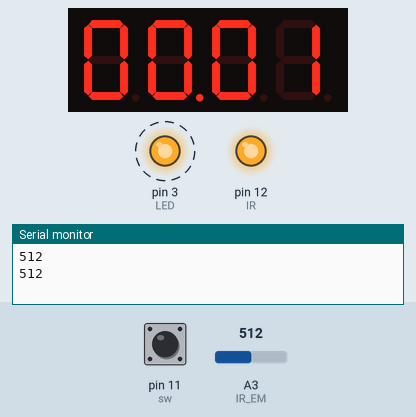
Bench run of a sketch on a simulated Arduino Uno, built with avr-gcc and run on an emulated ATmega328P. Parts: 4-digit seven-segment display, output pins drawn as LEDs (lit = HIGH), the last lines printed to the serial monitor. Wiring (inferred from the names in the program): 4-digit 7-segment display, segments lit when HIGH: segments A0, A1, A2, pin 2, pin 4, pin 7, pin 8, pin 13; digit selects pin 5, pin 6, pin 9, pin 10. Dashed ring = blinking. Inputs (shaded band) come from the test bench; at power-on: A3 (IR_EM) = 512, pin 11 (sw) HIGH. The segment pins are drawn as the display they are named for; pins used as bus, display or sensor lines are not drawn.

Above: at 1.45 s.
1.7 s: A3 (IR_EM) set to 989
3.2 s: A3 (IR_EM) set to 1018
At 4.5 s:
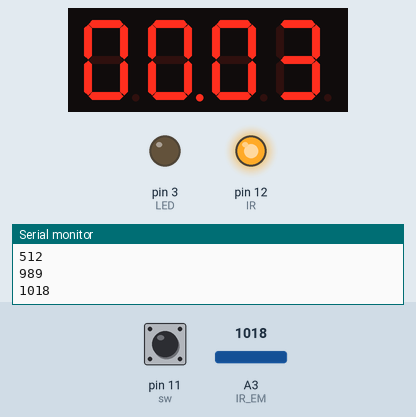
5.3 s: pin 11 (sw) pulled LOW for 0.85 s
At 6.1 s:
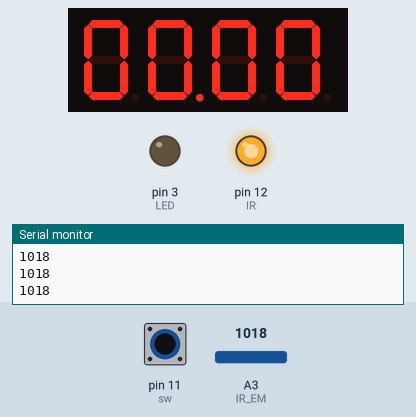
7.6 s: A3 (IR_EM) set to 995
At 8.6 s:
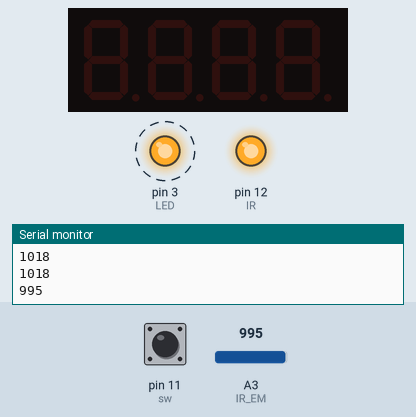
12.4 s: A3 (IR_EM) set to 1015
At 13.7 s:
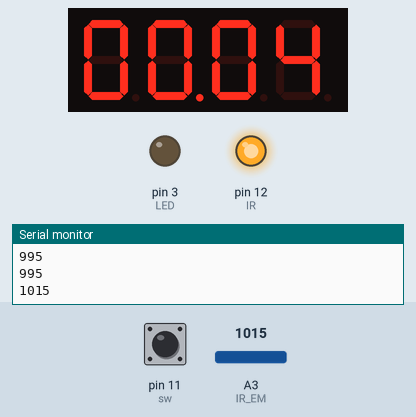
Timing chart, 0 to 15.4 s (numbered marks = the images above; inputs shaded):
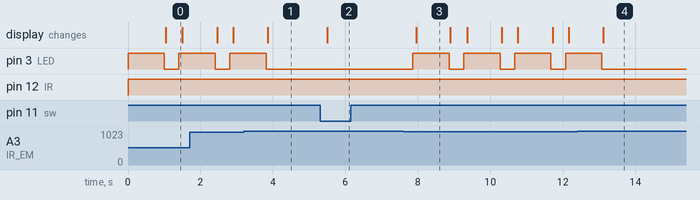

Measured:
- the behaviour switches between 1005 and 1006 on A3 (IR_EM) (found by bisection; images 0 and 1)
- after the input at 3.2 s, pin 3 (LED): goes on until 3.8 s, then stays LOW
- after the input at 5.3 s, the display: changes after 0.20 s (image 2)
- after the input at 7.6 s, pin 3 (LED): alternates HIGH for 1.0 s and LOW for 0.41 s, starting after 0.26 s; the display: changes after 0.36 s (image 3)
- after the input at 12.4 s, pin 3 (LED): goes on until 13.1 s, then stays LOW
- what the display in image 0 shows lasts 0.5 s, from 1.0 s to 1.5 s
- what the display in image 3 shows lasts 0.9 s, from 8.0 s to 8.9 s

The sketch:

test.ino
```cpp
int A = A0
        , B = A1
              , C = A2
                    , D = 2
                          , E = 4
                                , F = 7
                                      , G = 8
                                          , DP = 13
                                              , D1 = 5
                                                  , D2 = 6
                                                      , D3 = 9
                                                          , D4 = 10;
void setup() {
  pinMode(A, OUTPUT);
  pinMode(B, OUTPUT);
  pinMode(C, OUTPUT);
  pinMode(D, OUTPUT);
  pinMode(E, OUTPUT);
  pinMode(F, OUTPUT);
  pinMode(G, OUTPUT);
  pinMode(DP, OUTPUT);
  pinMode(12, OUTPUT);//IR
  pinMode(D1, OUTPUT);
  pinMode(D2, OUTPUT);
  pinMode(D3, OUTPUT);
  pinMode(D4, OUTPUT);
  pinMode(3, OUTPUT);//LED
  pinMode(11, INPUT_PULLUP); //sw
  Serial.begin(9600);
  pinMode(A3, INPUT);//IR EM
}

void displayNumber1(int d) {

  int w, x, y, z;
  w = (d - (d % 1000)) / 1000;
  x = ((d - (w * 1000)) - ((d - (w * 1000)) % 100)) / 100;
  y = ((d - (w * 1000) - (x * 100)) - ((d - (w * 1000) - (x * 100)) % 10)) / 10;
  z = (d - (w * 1000) - (x * 100) - (y * 10)) - ((d - (w * 1000) - (x * 100) - (y * 10)) % 1);
  for (int i = 0; i < 20; i++) {
    for (int digit = 1; digit <= 4; digit ++) {
      //int a;
      //a= digit;

      //Serial.println(a);

      switch (digit) {
        case 1: displaySegment(w);
          break;
        case 2: displaySegment(x);
          break;
        case 3: displaySegment(y);
          break;
        case 4: displaySegment(z);
          break;

      }
      //analogWrite(5,analogRead(A5));

      switch (digit) {
        case 1 :
          digitalWrite(D1, HIGH);

          break;
        case 2 :
          digitalWrite(D2, HIGH);
          digitalWrite(DP, HIGH);
          break;
        case 3 :
          digitalWrite(D3, HIGH);
          break;
        case 4 :
          digitalWrite(D4, HIGH);

          break;
      }
      delay(5);
      digitalWrite(D1, LOW);
      digitalWrite(DP, LOW);
      digitalWrite(D2, LOW);
      digitalWrite(D3, LOW);
      digitalWrite(D4, LOW);

    }
  }
}

void displaySegment(int n) {
  switch (n) {
    case 1:
      digitalWrite(A, LOW);
      digitalWrite(B, HIGH);
      digitalWrite(C, HIGH);
      digitalWrite(D, LOW);
      digitalWrite(E, LOW);
      digitalWrite(F, LOW);
      digitalWrite(G, LOW);
      break;

    case 2:
      digitalWrite(A, HIGH);
      digitalWrite(B, HIGH);
      digitalWrite(C, LOW);
      digitalWrite(D, HIGH);
      digitalWrite(E, HIGH);
      digitalWrite(F, LOW);
      digitalWrite(G, HIGH);
      break;

    case 3:
      digitalWrite(A, HIGH);
      digitalWrite(B, HIGH);
      digitalWrite(C, HIGH);
      digitalWrite(D, HIGH);
      digitalWrite(E, LOW);
      digitalWrite(F, LOW);
      digitalWrite(G, HIGH);
      break;

    case 4:
      digitalWrite(A, LOW);
      digitalWrite(B, HIGH);
      digitalWrite(C, HIGH);
      digitalWrite(D, LOW);
      digitalWrite(E, LOW);
      digitalWrite(F, HIGH);
      digitalWrite(G, HIGH);
      break;

    case 5:
      digitalWrite(A, HIGH);
      digitalWrite(B, LOW);
      digitalWrite(C, HIGH);
      digitalWrite(D, HIGH);
      digitalWrite(E, LOW);
      digitalWrite(F, HIGH);
      digitalWrite(G, HIGH);
      break;

    case 6:
      digitalWrite(A, HIGH);
      digitalWrite(B, LOW);
      digitalWrite(C, HIGH);
      digitalWrite(D, HIGH);
      digitalWrite(E, HIGH);
      digitalWrite(F, HIGH);
      digitalWrite(G, HIGH);
      break;

    case 7:
      digitalWrite(A, HIGH);
      digitalWrite(B, HIGH);
      digitalWrite(C, HIGH);
      digitalWrite(D, LOW);
      digitalWrite(E, LOW);
      digitalWrite(F, LOW);
      digitalWrite(G, LOW);
      break;

    case 8:
      digitalWrite(A, HIGH);
      digitalWrite(B, HIGH);
      digitalWrite(C, HIGH);
      digitalWrite(D, HIGH);
      digitalWrite(E, HIGH);
      digitalWrite(F, HIGH);
      digitalWrite(G, HIGH);
      break;

    case 9:
      digitalWrite(A, HIGH);
      digitalWrite(B, HIGH);
      digitalWrite(C, HIGH);
      digitalWrite(D, HIGH);
      digitalWrite(E, LOW);
      digitalWrite(F, HIGH);
      digitalWrite(G, HIGH);
      break;

    case 0:
      digitalWrite(A, HIGH);
      digitalWrite(B, HIGH);
      digitalWrite(C, HIGH);
      digitalWrite(D, HIGH);
      digitalWrite(E, HIGH);
      digitalWrite(F, HIGH);
      digitalWrite(G, LOW);
      break;
  }

}
bool checker = false;
int i1 = 0, i2 = 0, i3 = 0, i4 = 0;
void loop() {
  //Serial.println(digitalRead(11));
  if (digitalRead(11) == 0) {
    i1 = 0;
    i2 = 0;
    i3 = 0;
    i4 = 0;
  }
  digitalWrite(12, HIGH);
  Serial.println(analogRead(A3));
  if (analogRead(A3) <= 1005) {
    checker = true;
  }
  if (checker == true) {
    digitalWrite(3, HIGH);
    i4 += 1;

    delay(1000);
    digitalWrite(3, LOW);
    checker = false;
  }
  displayNumber1(i4);

}
```
